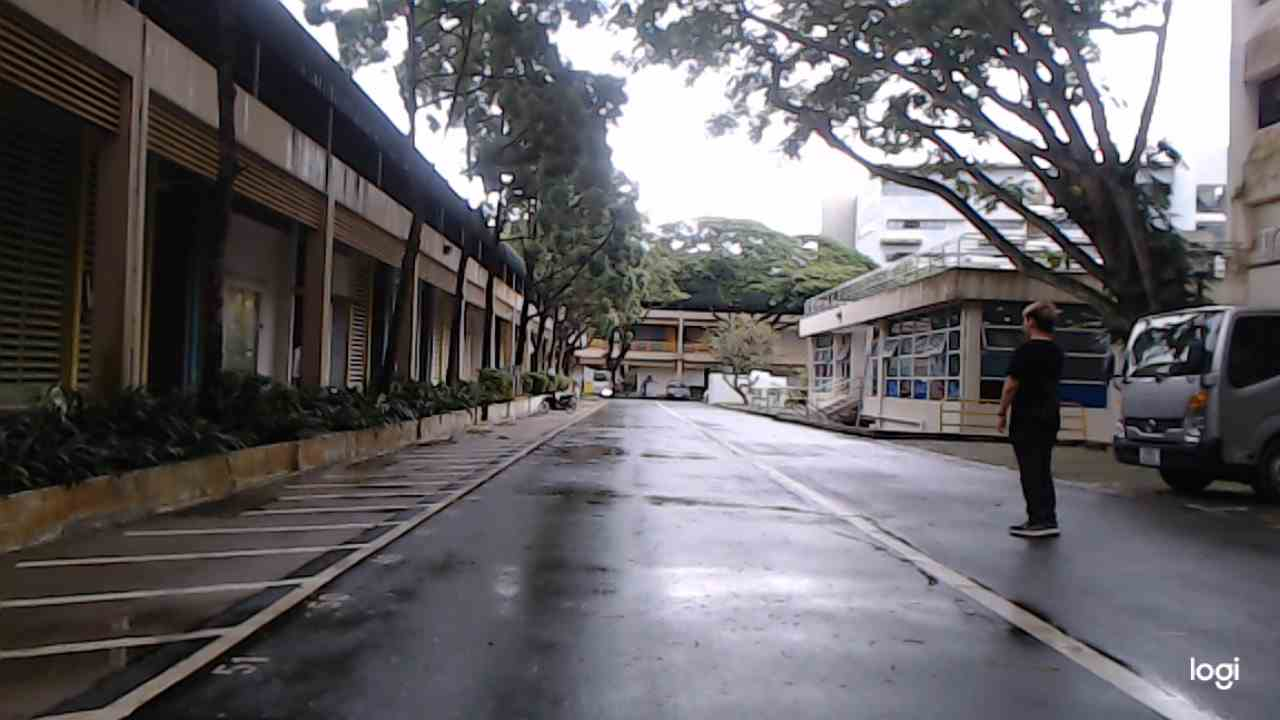
#> input picture lane/(720).jpg, 1280 x 720 px
$ python 'Image lane.py'
#> lines starting #> are read from the running program, lines starting #| are printed output that depends on the picture; after the words box and inside, x2 and y2 are one past the last pixel; in counts of white or black regions, pixels touching at a corner belong together; long printed decimals are rounded
#> further down, image is the input picture: shape (720, 1280, 3); mean B, G, R 102, 98.5, 101.4
import cv2
import numpy as np

def make_coordinates(image, line_parameters):
    slope,intercept=line_parameters
    print(image.shape)
    y1=image.shape[0]
    y2=int(y1*(3/5))
    x1=int((y1-intercept)/slope)
    x2=int((y2-intercept)/slope)
    return np.array([x1,y1,x2,y2])

def average_slope_intercept(image,lines):
    left_fit=[]
    right_fit=[]
    for line in lines:
        x1,y1,x2,y2=line.reshape(4)
        parameters=np.polyfit((x1,x2),(y1,y2), 1)
        print(parameters)
        slope=parameters[0]
        intercept=parameters[1]
        if slope < 0:
            left_fit.append((slope, intercept))
        else:
            right_fit.append((slope, intercept))

    left_fit_average = np.average(left_fit, axis=0)
    right_fit_average=np.average(right_fit, axis=0)
    left_line=make_coordinates(image, left_fit_average)
    right_line=make_coordinates(image, right_fit_average)
    return np.array([left_line, right_line])

def canny(image):
    gray=cv2.cvtColor(image,cv2.COLOR_RGB2GRAY)
    blur=cv2.GaussianBlur(gray,(5,5),0)
    canny=cv2.Canny(blur,125,350)#change ratio to outline defferent amounts of objects
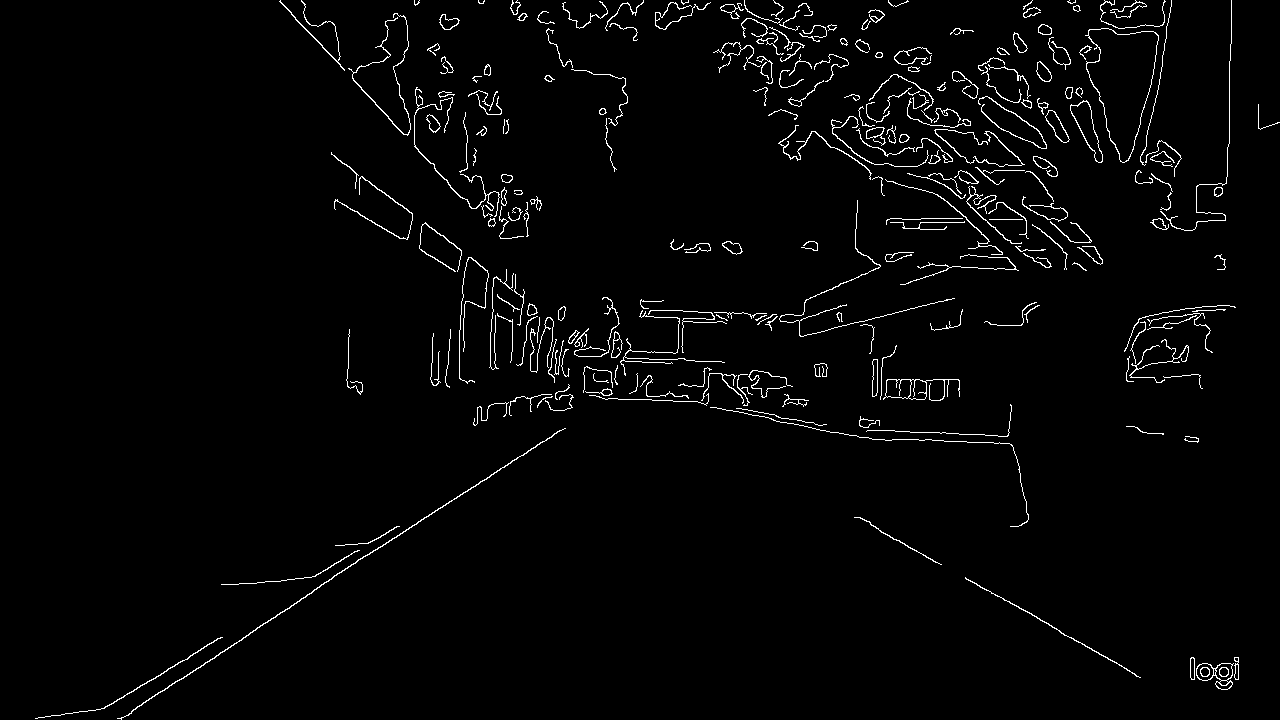
#> canny: shape (720, 1280); 2.3% white in thin lines or dots
    return canny

def display_lines(image, lines):
    line_image=np.zeros_like(image)
    if lines is not None:
        for  x1,y1,x2,y2 in lines:
            cv2.line(line_image, (x1,y1), (x2,y2), (255,0,0), 10)
    return line_image

def region_of_interest(image):
    height=image.shape[0]
#> height = 720
    polygons=np.array([[(50,height),(1230,height),(800,450),(450,450),]])#coords of triangle (left,right,top)
    mask=np.zeros_like(image)
    cv2.fillPoly(mask,polygons,255)
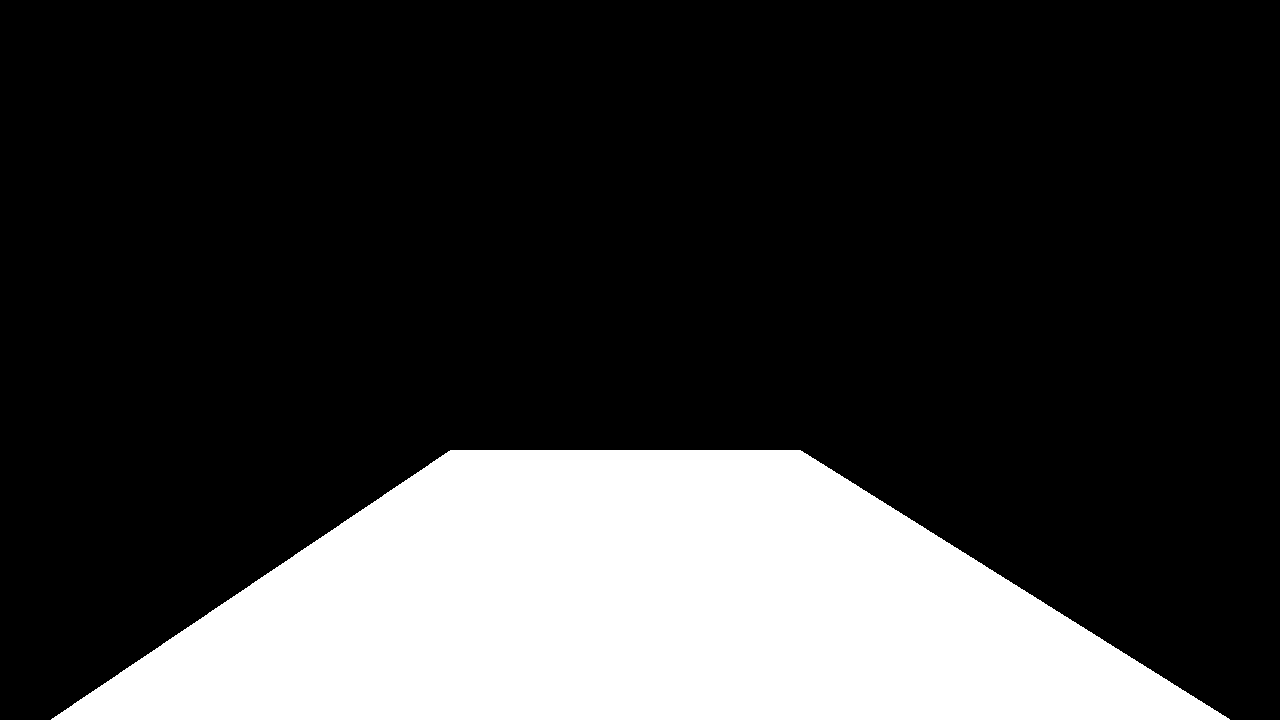
#> mask: shape (720, 1280); 22.4% white; 1 white region, box (x1, y1, x2, y2) and area: (51, 450, 1230, 720) 206695
    masked_image=cv2.bitwise_and(image,mask)
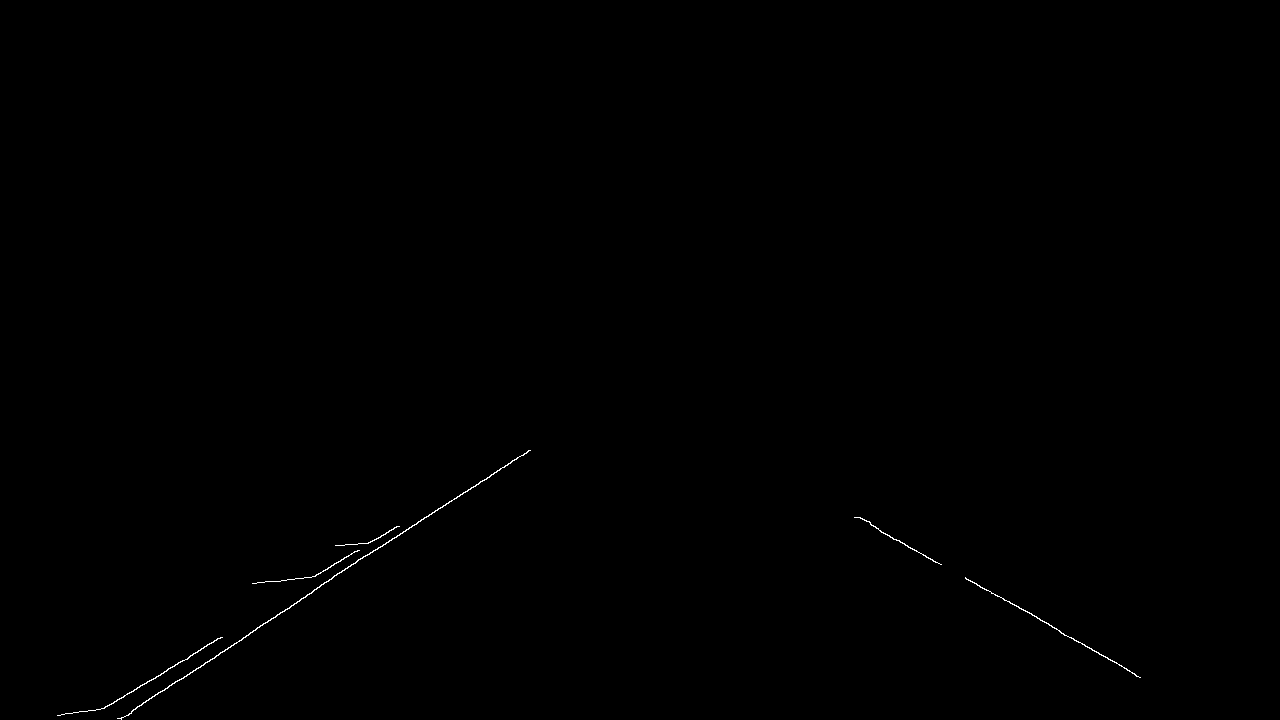
#> masked_image: shape (720, 1280); 0.16% white in thin lines or dots, all inside (x1, y1, x2, y2) = (57, 450, 1141, 720)
    return masked_image

image = cv2.imread('(720).jpg')#read image file
lane_image=np.copy(image)
canny_image=canny(lane_image)
cropped_image=region_of_interest(canny_image)
lines=cv2.HoughLinesP(cropped_image,2,np.pi/180, 100, np.array([]), minLineLength=40, maxLineGap=5)#(create size of bins, thresehold for line to be drawn)
#> lines = [[243, 637, 319, 587], [1059, 631, 1135, 674], [113, 703, 220, 637], [257, 627, 332, 578], [333, 576, 417, 523], [131, 711, 259, 627], [876, 528, 941, 564], [475, 486, 529, 450], [965, 578, 1036, 616]]
averaged_lines= average_slope_intercept(lane_image,lines)
#> the loop in average_slope_intercept, `for line in lines:` made 9 passes
#> (x1, y1, x2, y2, slope, intercept) on passes 1 to 9: (243, 637, 319, 587, -0.658, 796.9), (1059, 631, 1135, 674, 0.566, 31.83), (113, 703, 220, 637, -0.617, 772.7), (257, 627, 332, 578, -0.653, 794.9), (333, 576, 417, 523, -0.631, 786.1), (131, 711, 259, 627, -0.656, 797), (876, 528, 941, 564, 0.554, 42.83), (475, 486, 529, 450, -0.667, 802.7), (965, 578, 1036, 616, 0.535, 61.52)
#| [-6.57894737e-01  7.96868421e+02]
#| [ 0.5658 31.829]
#| [-6.16822430e-01  7.72700935e+02]
#| [-6.53333333e-01  7.94906667e+02]
#| [-6.30952381e-01  7.86107143e+02]
#| [-6.5625000e-01  7.9696875e+02]
#| [ 0.5538 42.831]
#| [-6.66666667e-01  8.02666667e+02]
#> (further printed lines are left out)
#> after the loop in average_slope_intercept, `for line in lines:`: left_fit = [(-0.658, 796.9), (-0.617, 772.7), (-0.653, 794.9), (-0.631, 786.1), (-0.656, 797), (-0.667, 802.7)]; right_fit = [(0.566, 31.83), (0.554, 42.83), (0.535, 61.52)]
#> in average_slope_intercept, `left_fit_average = np.average(left_fit, axis=0)`: left_fit_average = [-0.647, 791.7]
#> in average_slope_intercept, `right_fit_average=np.average(right_fit, axis=0)`: right_fit_average = [0.552, 45.39]
#> in make_coordinates, `slope,intercept=line_parameters`: slope = -0.647; intercept = 791.7
#| (720, 1280, 3)
#> in make_coordinates, `x1=int((y1-intercept)/slope)`: x1 = 110
#> in make_coordinates, `x2=int((y2-intercept)/slope)`: x2 = 555
#> in average_slope_intercept, `left_line=make_coordinates(image, left_fit_average)`: left_line = [110, 720, 555, 432]
#| (720, 1280, 3)
#> in average_slope_intercept, `right_line=make_coordinates(image, right_fit_average)`: right_line = [1222, 720, 700, 432]
#> averaged_lines = [[110, 720, 555, 432], [1222, 720, 700, 432]]
line_image= display_lines(lane_image, averaged_lines)
#> the loop in display_lines, `for  x1,y1,x2,y2 in lines:` made 2 passes
combo_image=cv2.addWeighted(lane_image, 0.8, line_image, 1, 1)
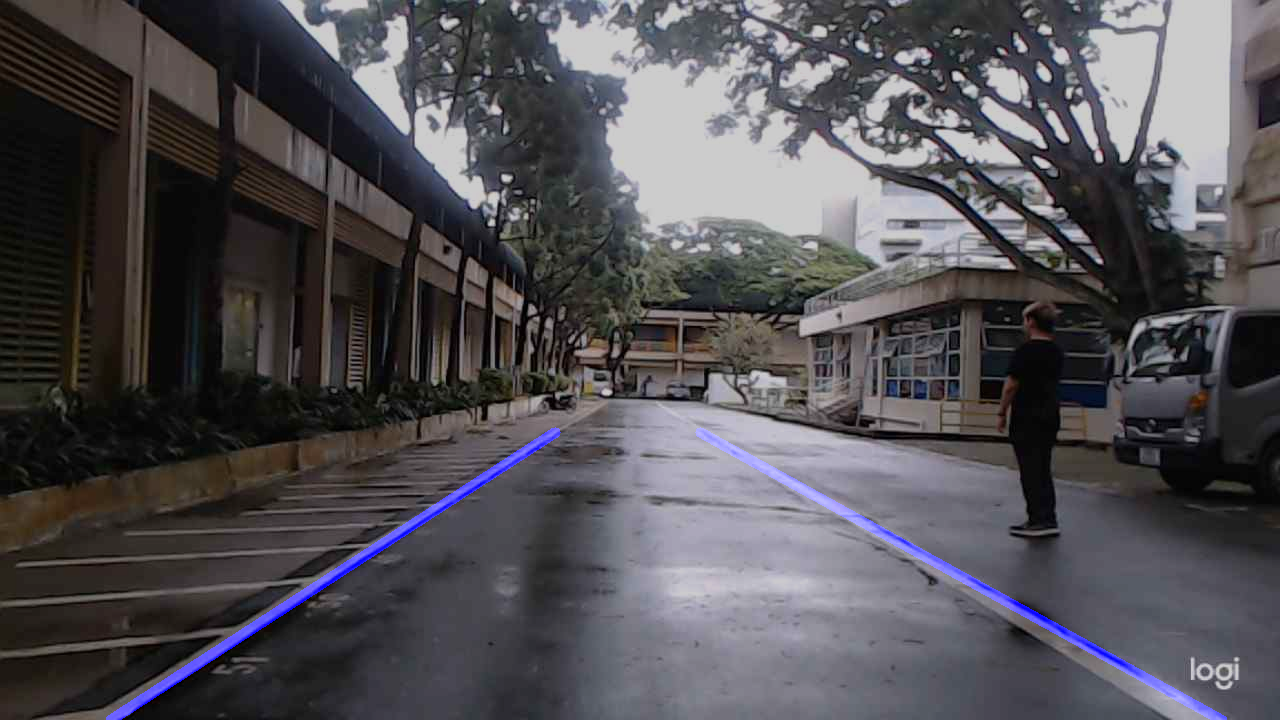
#> combo_image: shape (720, 1280, 3); mean B, G, R 84.6, 79.8, 82.1
cv2.imshow('result',cropped_image)
cv2.waitKey(0)
